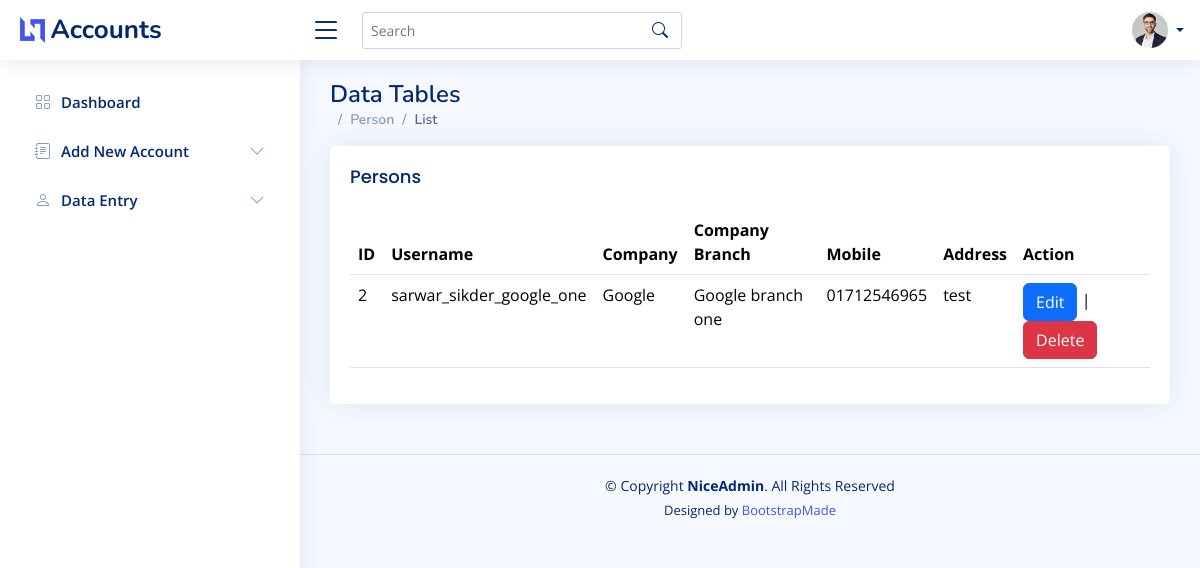
/users/list/ (signed in), run on an earlier commit of the app's database.
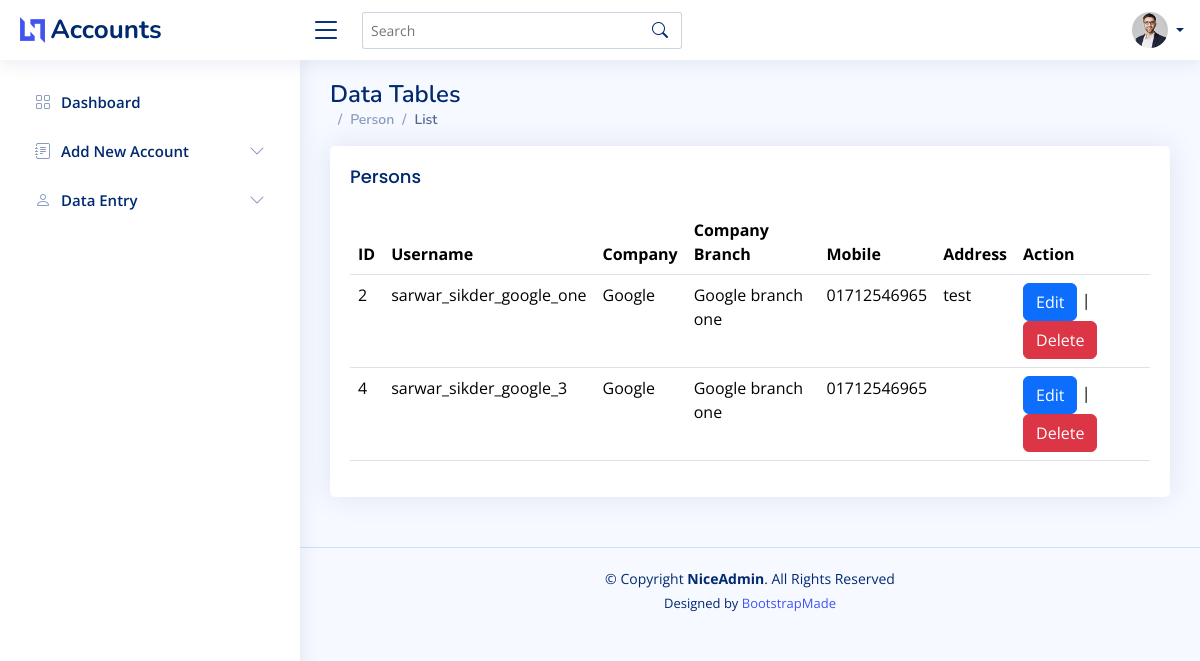
And on a later commit of the database.
### apps/users/models.py (models this page shows, shortened)
class CustomUser(AbstractUser):
    company = models.ForeignKey(Company, on_delete=models.CASCADE, blank=True, null=True, related_name='users')
    company_branch = models.ForeignKey(CompanyBranch, on_delete=models.CASCADE, blank=True, null=True,
                                       related_name='users')
    mobile = models.CharField(max_length=20, blank=True, null=True)
    address = models.TextField(blank=True, null=True)
    objects = CustomUserManager()

### apps/company/models.py (models this page shows, shortened)
class Company(models.Model):
    name = models.CharField(max_length=255)
    description = models.TextField()
    founded_date = models.DateField()
    website = models.URLField(null=True, blank=True)
    email = models.EmailField()
    phone_number = models.CharField(max_length=20, null=True, blank=True)
    address = models.CharField(max_length=255, null=True, blank=True)
    logo = models.ImageField(upload_to='company_logos/', null=True, blank=True)

class CompanyBranch(models.Model):
    company = models.ForeignKey(Company, on_delete=models.CASCADE)
    branch_name = models.CharField(max_length=255)
    branch_address = models.CharField(max_length=255)
    contact_person = models.CharField(max_length=255)
    contact_email = models.EmailField()
    contact_phone_number = models.CharField(max_length=20)

### accounting/authentication_decorators.py (the view)
    def wrapped_view(request, *args, **kwargs):
        if not request.user.is_authenticated:
            return redirect('login')  # Replace 'login' with the name of your login URL
        return view_func(request, *args, **kwargs)

### apps/users/views.py (called while the page is built)
@authentication_required
def user_list(request):
    user = request.user
    if user.company and user.company_branch:
        qs = CustomUser.objects.filter(company=user.company, company_branch=user.company_branch)
    else:
        qs = CustomUser.objects.none()
    context = {
        'first_name': user.first_name,
        'last_name': user.last_name,
        'company': user.company,
        'company_branch': user.company_branch,
        'branch_users': qs
    }
    return render(request, 'users/index.html', context)

### templates/users/index.html (shortened to what this page needs)
{% extends 'base.html' %}
{% block content %}
    <main id="main" class="main">
        <div class="pagetitle">
            <h1>Data Tables</h1>
            <nav>
                <ol class="breadcrumb">
                    <li class="breadcrumb-item">Person</li>
                    <li class="breadcrumb-item active">List</li>
                </ol>
            </nav>
        </div>
        <section class="section">
            <div class="row">
                <div class="col-lg-12">
                    <div class="card">
                        <div class="card-body">
                            <h5 class="card-title">Persons</h5>
                            <table id="user-list" class="display table datatable">
                                <thead>
                                <tr>
                                    <th>ID</th>
                                    <th>Username</th>
                                    <th>Company</th>
                                    <th>Company Branch</th>
                                    <th>Mobile</th>
                                    <th>Address</th>
                                    <th>Action</th>
                                </tr>
                                </thead>
                                <tbody>
                                {% for user in branch_users %}
                                    <tr>
                                        <td>{{ user.id }}</td>
                                        <td>{{ user.username }}</td>
                                        <td>{{ user.company.name }}</td>
                                        <td>{{ user.company_branch.branch_name }}</td>
                                        <td>{{ user.mobile }}</td>
                                        <td>{{ user.address }}</td>
                                        <td>
                                            <a class="btn btn-primary" href="{% url 'edit_user' user.id %}">Edit</a> |
                                            <a class="btn btn-danger" href="{% url 'delete_user' user.id %}">Delete</a>
                                        </td>
                                    </tr>
                                {% endfor %}
                                </tbody>
                            </table>
                        </div>
                    </div>
                </div>
            </div>
        </section>
    </main>
{% endblock %}

What changed in the data, as far as the page shows it:
added CustomUser: id "4", username "sarwar_sikder_google_3", company.name "Google", company_branch.branch_name "Google branch one", mobile "01712546965"
